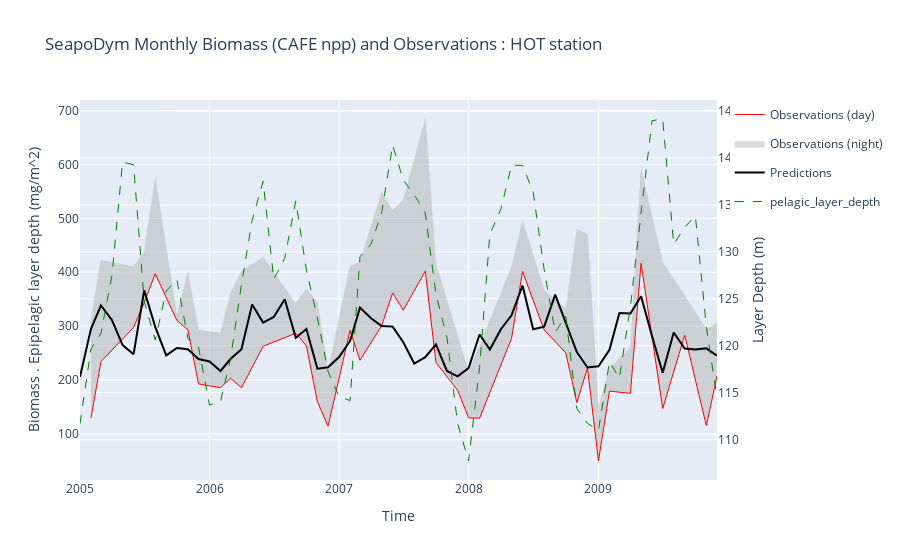

Notebook code cell kept with this figure:
### Code cell
fig = go.Figure(
    layout={
        "title": f"SeapoDym Monthly Biomass  : {export_file_name}",
        "xaxis": {"title": "Time"},
        "yaxis": {"title": "Biomass . Epipelagic layer depth (mg/m^2)"},
    }
)


fig.add_trace(
    go.Scatter(
        x=monthly_obs_day.index,
        y=monthly_obs_day,
        fill=None,
        mode="lines",
        line={"color": "red", "width": 1},
        name="Observations (day)",
    )
)

fig.add_trace(
    go.Scatter(
        x=monthly_obs_night.index,
        y=monthly_obs_night,
        fill="tonexty",
        mode="lines",
        line={"color": "rgba(180, 180, 180, 0.2)", "width": 1},
        name="Observations (night)",
    )
)
fig.add_trace(
    go.Scatter(
        x=monthly_pred.index,
        y=monthly_pred,
        fill=None,
        mode="lines",
        line={"color": "black"},
        name="Predictions",
    )
)
fig.add_trace(px.line(monthly_layer).data[0])
fig.update_traces(
    yaxis="y2",
    selector={"name": "pelagic_layer_depth"},
    line={"color": "green", "width": 1, "dash": "dash"},
)
fig.update_layout(yaxis2={"title": "Layer Depth (m)", "overlaying": "y", "side": "right"})

fig.show()
